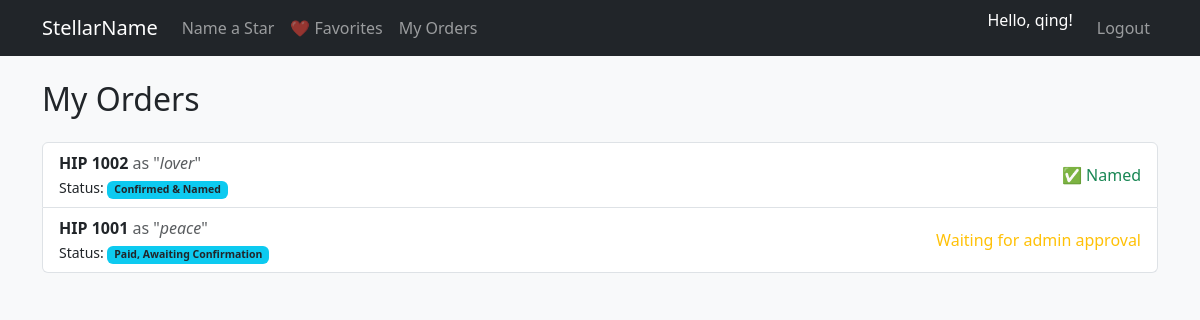
Page /orders/ (signed in) on the committed database.
### catalog/models.py (models this page shows, shortened)
class Order(models.Model):
    STATUS_CHOICES = [
        ('pending', 'In Cart'),
        ('paid', 'Paid, Awaiting Confirmation'),
        ('confirmed', 'Confirmed & Named'),
    ]
    user = models.ForeignKey(User, on_delete=models.CASCADE)
    star = models.ForeignKey(Star, on_delete=models.CASCADE)
    name_given = models.CharField(max_length=100)
    price = models.DecimalField(max_digits=6, decimal_places=2, default=19.99)
    date_ordered = models.DateTimeField(auto_now_add=True)
    status = models.CharField(max_length=20, choices=STATUS_CHOICES, default='pending')

class Star(models.Model):
    name = models.CharField(max_length=100)
    constellation = models.CharField(max_length=100)
    magnitude = models.FloatField()
    ra = models.FloatField(help_text="Right Ascension")
    dec = models.FloatField(help_text="Declination")

### catalog/views.py (the view)
# urls.py: path('orders/', views.my_orders, name='my_orders'),
@login_required
def my_orders(request):
    orders = Order.objects.filter(user=request.user)
    return render(request, 'catalog/my_orders.html', {'orders': orders})

### catalog/templates/catalog/my_orders.html
{% extends 'catalog/base.html' %}
{% block content %}
<h2 class="mb-4">My Orders</h2>
{% if orders %}
  <ul class="list-group">
    {% for order in orders %}
      <li class="list-group-item d-flex justify-content-between align-items-center">
        <div>
          <strong>{{ order.star.name }}</strong>
          <span class="text-muted">as "<em>{{ order.name_given }}</em>"</span><br>
          <small>Status: <span class="badge bg-info text-dark">{{ order.get_status_display }}</span></small>
        </div>
        <div>
          {% if order.status == 'pending' %}
            <a href="{% url 'pay_for_order' order.id %}" class="btn btn-sm btn-success">Pay ${{ order.price }}</a>
          {% elif order.status == 'paid' %}
            <span class="text-warning">Waiting for admin approval</span>
          {% elif order.status == 'confirmed' %}
            <span class="text-success">✅ Named</span>
          {% endif %}
        </div>
      </li>
    {% endfor %}
  </ul>
{% else %}
  <p class="text-muted">You haven't ordered any stars yet.</p>
{% endif %}
{% endblock %}

### catalog/templates/catalog/base.html (shortened to what this page needs)
<!DOCTYPE html>
<html lang="en">
<head>
  <link href="https://cdn.jsdelivr.net/npm/bootstrap@5.3.0/dist/css/bootstrap.min.css" rel="stylesheet">
</head>
<body class="bg-light text-dark">
  <nav class="navbar navbar-expand-lg navbar-dark bg-dark mb-4">
    <div class="container">
      <a class="navbar-brand" href="{% url 'star_list' %}">StellarName</a>
      <div class="collapse navbar-collapse">
        <ul class="navbar-nav me-auto">
          {% if user.is_authenticated %}
            {% if user.is_superuser %}
              <li class="nav-item"><a class="nav-link" href="{% url 'dashboard' %}">Dashboard</a></li>
              <li class="nav-item"><a class="nav-link" href="{% url 'admin_orders' %}">Admin Orders</a></li>
            {% else %}
              <li class="nav-item"><a class="nav-link" href="{% url 'create_order' %}">Name a Star</a></li>
              <li class="nav-item"><a class="nav-link" href="{% url 'my_favorites' %}">❤️ Favorites</a></li>
              <li class="nav-item"><a class="nav-link" href="{% url 'my_orders' %}">My Orders</a></li>
            {% endif %}
          {% endif %}
        </ul>
        <ul class="navbar-nav ms-auto">
          {% if user.is_authenticated %}
            <li class="nav-item">
              <span class="navbar-text text-white me-3">Hello, {{ user.username }}!</span>
            </li>
            <li class="nav-item">
              <a class="nav-link" href="{% url 'logout' %}">Logout</a>
            </li>
          {% else %}
            <li class="nav-item"><a class="nav-link" href="{% url 'login' %}">User Login</a></li>
            <li class="nav-item"><a class="nav-link" href="{% url 'register' %}">Register</a></li>
            <li class="nav-item"><a class="nav-link" href="/admin/">Admin</a></li>
          {% endif %}
        </ul>
      </div>
    </div>
  </nav>
  <div class="container">
    {% block content %}{% endblock %}
  </div>
</body>
</html>

### rows in the picture
Order: star.name "HIP 1002", name_given "lover", status "Confirmed & Named", shows "✅ Named"
Order: star.name "HIP 1001", name_given "peace", status "Paid, Awaiting Confirmation", shows "Waiting for admin approval"

### other values in the picture
{{ user.username }} "qing"
